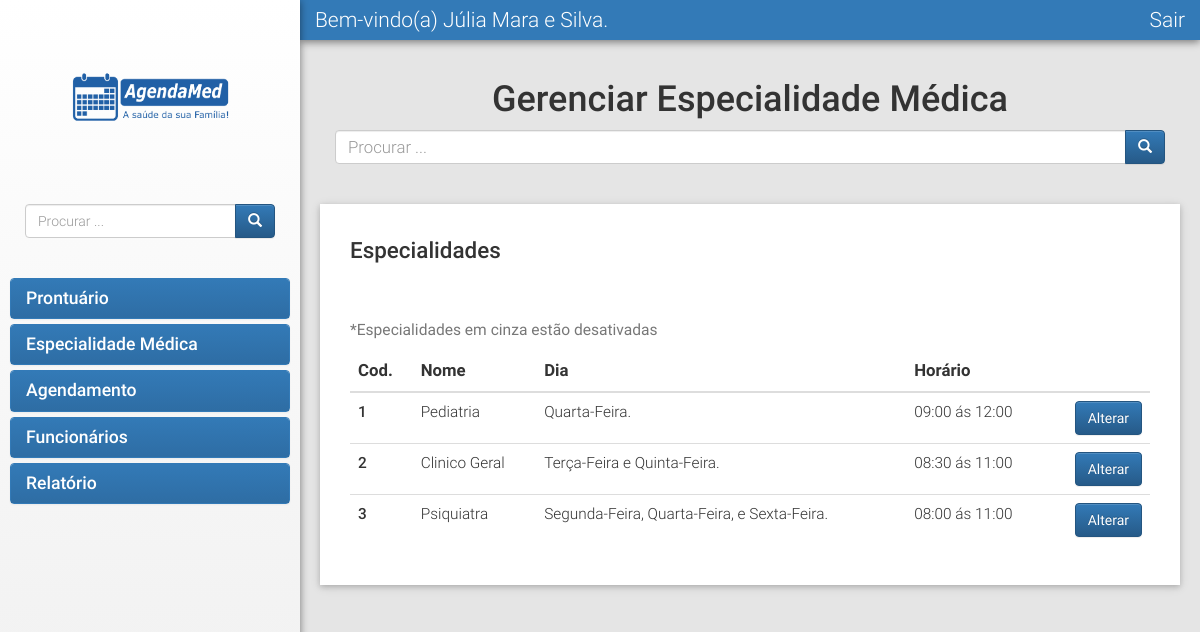
Page /agendamed/diretora/gerenciarConsulta.php (signed in) on the committed database.
### tables this page shows
CREATE TABLE `funcionario` (
  `NR_Cpf` varchar(14) NOT NULL,
  `CD_Nivel` char(1) NOT NULL,
  `NM_Funcionario` varchar(50) NOT NULL,
  `NM_Senha` varchar(15) NOT NULL,
  `NM_TipoFuncionario` varchar(30) NOT NULL,
  `NM_Sexo` varchar(9) NOT NULL,
  `ID_Status` tinyint(1) NOT NULL,
  `ID_Ubs` int(11) DEFAULT NULL
);

CREATE TABLE `consulta` (
  `CD_Consulta` int(11) NOT NULL,
  `NM_Consulta` varchar(30) NOT NULL,
  `HR_ConsultaInicio` varchar(5) NOT NULL,
  `HR_ConsultaFinal` varchar(5) NOT NULL,
  `NM_DiasSemana` varchar(7) NOT NULL,
  `ID_Status` tinyint(1) NOT NULL,
  `ID_Funcionario` varchar(14) NOT NULL,
  `ID_Medico` varchar(14) DEFAULT NULL,
  `ID_Enfermeiro` varchar(14) DEFAULT NULL,
  `ID_Ubs` int(11) NOT NULL
);

### agendamed/diretora/gerenciarConsulta.php (the view, shortened to what this page needs)
<?php
include_once("../conexao.php");
if(!isset($_SESSION["cpf"]) || !isset($_SESSION["senha"])) {
	$_SESSION["loginErro"] = "CPF ou Senha inválido.";
	header("Location: ../login.php");
	die();
} else {
	$cpf = $_SESSION["cpf"];
	$sql = mysqli_query($conn, "SELECT * FROM Funcionario WHERE NR_Cpf = '$cpf'") or die(mysqli_error($conn));
	$mostraFunc = mysqli_fetch_array($sql);
}
?>
<!doctype html>
<html lang = "pt-br">
<head>
	<link rel="stylesheet" href="../css/font-awesome.min.css">
	<link rel="stylesheet" href="../css/bootstrap.min.css">
	<link rel="stylesheet" href="../css/bootstrap-theme.min.css">
	<link rel="stylesheet" type="text/css" href="../style.css"/>
	</head>
	<body>
		<div class="container-fluid fPrincipal">
			<div class="row fRow">
				<div class="col-xs-3 fMenuCol">
					<div class="col-xs-8 col-xs-offset-2">
						<a href="principalFunc.php"><img src="../IMG/ASLogo.png" alt=""></a>
					</div>
					<div class="col-xs-10 col-xs-offset-1" id="menuPesquisar">
						<div class="input-group">
							<input type="text" class="form-control" placeholder="Procurar ...">
							<span class="input-group-btn">
								<button class="btn btn-primary" type="button"><span class="glyphicon glyphicon-search" aria-hidden="true"></span></button>
							</span>
						</div>
					</div>
					<div class="col-xs-12 menuFunc">
						<div class="panel-group" id="accordion" role="tablist" aria-multiselectable="true">
							<div class="panel panel-primary panel-teste">
								<div class="panel-heading" role="tab" id="headingOne">
									<h4 class="panel-title">
										<a class="collapsed" role="button" data-toggle="collapse" data-parent="#accordion" href="#collapseOne" aria-expanded="false" aria-controls="collapseOne">
											Prontuário
										</a>
									</h4>
								</div>
							</div>
							<div class="panel panel-primary">
								<div class="panel-heading" role="tab" id="headingTwo">
									<h4 class="panel-title">
										<a class="collapsed" role="button" data-toggle="collapse" data-parent="#accordion" href="#collapseTwo" aria-expanded="false" aria-controls="collapseTwo">
											Especialidade Médica
										</a>
									</h4>
								</div>
							</div>
							<div class="panel panel-primary">
								<div class="panel-heading" role="tab" id="headingThree">
									<h4 class="panel-title">
										<a class="collapsed" role="button" data-toggle="collapse" data-parent="#accordion" href="#collapseThree" aria-expanded="false" aria-controls="collapseThree">
											Agendamento
										</a>
									</h4>
								</div>
							</div>
							<div class="panel panel-primary">
							<div class="panel-heading" role="tab" id="headingFive">
								<h4 class="panel-title">
									<a class="collapsed" role="button" data-toggle="collapse" data-parent="#accordion" href="#collapseFive" aria-expanded="false" aria-controls="collapseFive">
										Funcionários
									</a>
								</h4>
							</div>
						</div>
							<div class="panel panel-primary">
								<div class="panel-heading" role="tab" id="headingFour">
									<h4 class="panel-title">
										<a class="collapsed" role="button" href="relatorio.php">
											Relatório
										</a>
									</h4>
								</div>
							</div>
						</div>
					</div>
				</div>
				<div class="col-xs-9 col-xs-offset-3 fTopCol bg-primary">
					<span>Bem-vindo(a)
						<?php
						echo $mostraFunc["NM_Funcionario"] . ".";
						?>
					</span>
					<a href="../sair.php">Sair</a>
				</div>
				<div class="col-xs-9 col-xs-offset-3 text-justify fMain">
					<div class="row rowPesquisarPront">
						<div class="col-xs-12">
							<h1 class="text-center">Gerenciar Especialidade Médica</h1>
							<form action="" method="post">
								<div class="input-group pesquisaPront">
									<input type="text" class="form-control" placeholder="Procurar ..." autocomplete="off" id="pesq" name="pesquisa">
									<span class="input-group-btn">
										<button class="btn btn-primary" type="submit"><span class="glyphicon glyphicon-search" aria-hidden="true"></span></button>
									</span>
								</div>
							</form>
						</div>
					</div>
					<?php
					if ( @$_POST["pesquisa"] == "" ){
						$selectAllCon = mysqli_query($conn, "SELECT * FROM Consulta") or die(mysqli_error($conn));
						echo "<div class='col-xs-12 branco sombra alterarPront'>
						<h1>Especialidades</h1>
						<div class='row ProntTableRow'>
							<div class='col-xs-12'>
								<table class='table table-hover'>
									<thead>
										<tr>
											<th>Cod.</th>
											<th>Nome</th>
											<th>Dia</th>
											<th>Horário</th>
											<th></th>
										</tr>
									</thead>
									<tbody>";
										while($mostraCon = mysqli_fetch_array($selectAllCon)) {
											$cd = $mostraCon["CD_Consulta"];
											if($mostraCon["ID_Status"] == 0){
												echo "<tr class='desativado'>";
											} else {
												echo "<tr>";
											}
											echo "<td>" . $cd . "</td>
											<td>" . $mostraCon["NM_Consulta"] . "</td>
											<td>";
												$valor = $mostraCon["NM_DiasSemana"];
												$dia = "";
												$n[0] = substr($valor,0,1);
												$n[1] = substr($valor,1,1);
												$n[2] = substr($valor,2,1);
												$n[3] = substr($valor,3,1);
												$n[4] = substr($valor,4,1);
												$n[5] = substr($valor,5,1);
												$n[6] = substr($valor,6,1);
												$conta = $n[0] + $n[1] + $n[2] + $n[3] + $n[4] + $n[5] + $n[6];
												$num = 1;
												if($n[1] == "1"){
													if($conta == 1){
														$dia .= "Segunda-Feira.";
													}
													else if($num == 1 && $conta == 2){
														$dia .= "Segunda-Feira";
													}
													else if($conta == $num){
														$dia .= " e Segunda-Feira.";
													}
													else if ($num < $conta){
														$dia .= "Segunda-Feira, ";
													}
													$num++;
												}
												if($n[2] == "1"){
													if($conta == 1){
														$dia .= "Terça-Feira.";
													}
													else if($num == 1 && $conta == 2){
														$dia .= "Terça-Feira";
													}
													$num++;
												}
												if($n[3] == "1"){
													if($conta == 1){
														$dia .= "Quarta-Feira.";
													}
													else if($num == 1 && $conta == 2){
														$dia .= "Quarta-Feira";
													}
													else if($conta == $num){
														$dia .= " e Quarta-Feira.";
													}
													else if ($num < $conta){
														$dia .= "Quarta-Feira, ";
													}
													$num++;
												}
												if($n[4] == "1"){
													if($conta == 1){
														$dia .= "Quinta-Feira.";
													}
													else if($num == 1 && $conta == 2){
														$dia .= "Quinta-Feira";
													}
													else if($conta == $num){
														$dia .= " e Quinta-Feira.";
													}
													else if ($num < $conta){
														$dia .= "Quinta-Feira, ";
													}
													$num++;
												}
												if($n[5] == "1"){
													if($conta == 1){
														$dia .= "Sexta-Feira.";
													}
													else if($num == 1 && $conta == 2){
														$dia .= "Sexta-Feira";
													}
													else if($conta == $num){
														$dia .= " e Sexta-Feira.";
													}
													else if ($num < $conta){
														$dia .= "Sexta-Feira, ";
													}
												}
												echo $dia;
												echo "</td>
												<td>" . $mostraCon["HR_ConsultaInicio"] . " ás " . $mostraCon["HR_ConsultaFinal"] . "</td>
												<td><form action='alterarConsult.php' method='POST'><button value='$cd' class='btn btn-primary pull-right' name='altBtn'>Alterar</button></form></td>
											</tr>";
										}
										echo "<h3><small>*Especialidades em cinza estão desativadas</small></h3></tbody>
									</table>
								</div>
							</div>
						</div>";
					}
					?>
				</div>
			</div>
		</div>
	</body>
	</html>

### agendamed/style.css (style rules this page uses)
* { margin: 0; padding: 0; font-size: 100%; border: none; outline: none; font-weight: 300; box-sizing: border-box; font-family: "Roboto", "Lato", "Agency FB"; }
body, html { height: 100%; }
body { background-color: #3062A1; min-width: 1200px; }
a { text-decoration: none !important; }
img { max-width: 100%; }
.branco { background-color: #FFF; }
.fPrincipal { background-color: #E5E5E5; min-height: 100%; margin: 0; padding: 0; }
.fRow { margin: 0; padding: 0; height: 100%; }
.fMenuCol { position: fixed; overflow: auto; margin: 0; padding: 0; height: 100%; background: #FFF; background: linear-gradient(#FFF, #EFEFEF); z-index: 2; -webkit-box-shadow: 1px 0px 8px -1px rgba(0,0,0,0.49); -moz-box-shadow: 1px 0px 8px -1px rgba(0,0,0,0.49); box-shadow: 1px 0px 8px -1px rgba(0,0,0,0.49); }
.fMenuCol img { margin: 40px 0; }
#menuPesquisar { padding: 10px 0 40px 0; }
#menuPesquisar input { font-size: 1.2em; }
.menuFunc { padding: 0px 10px; }
.panel-primary a { font-size: 1.1em; font-weight: 500; }
.fTopCol { position: fixed; z-index: 1; padding: 5px 15px 5px 15px; font-size: 1.5em; -webkit-box-shadow: 0px 2px 8px 0px rgba(0,0,0,0.49); -moz-box-shadow: 0px 2px 8px 0px rgba(0,0,0,0.49); box-shadow: 0px 2px 8px 0px rgba(0,0,0,0.49); }
.fTopCol a { color: #FFF; float: right; }
.fMain { padding: 60px 20px 20px 20px; }
.card-panel, .card, .sombra { box-shadow: 0 2px 5px 0 rgba(0, 0, 0, 0.16), 0 2px 10px 0 rgba(0, 0, 0, 0.12); }
.rowPesquisarPront { margin: 0 0 40px 0; }
.pesquisaPront { z-index: 0; }
.pesquisaPront input { font-size: 1.3em; }
.alterarPront { margin: 0; padding: 10px 30px 20px 30px; }
.alterarPront h1 { margin: 3% 0 4% 0; padding: 0; font-size: 1.6em; }
.alterarPront form { margin: 0; padding: 0; }
.alterarPront th { font-weight: 700; font-size: 1.2em; }
.alterarPront td { font-size: 1.1em; }
.alterarPront td:first-child { font-weight: 500; }
form { font-size: 1.2em !important; }
input { font-size: 1em !important; color: #000; }

### rows in the picture
funcionario: NM_Funcionario "Júlia Mara e Silva"
consulta: CD_Consulta "1", NM_Consulta "Pediatria", dia "Quarta-Feira.", HR_ConsultaInicio "09:00", HR_ConsultaFinal "12:00"
consulta: CD_Consulta "2", NM_Consulta "Clinico Geral", dia "Terça-Feira e Quinta-Feira.", HR_ConsultaInicio "08:30", HR_ConsultaFinal "11:00"
consulta: CD_Consulta "3", NM_Consulta "Psiquiatra", dia "Segunda-Feira, Quarta-Feira, e Sexta-Feira.", HR_ConsultaInicio "08:00", HR_ConsultaFinal "11:00"
